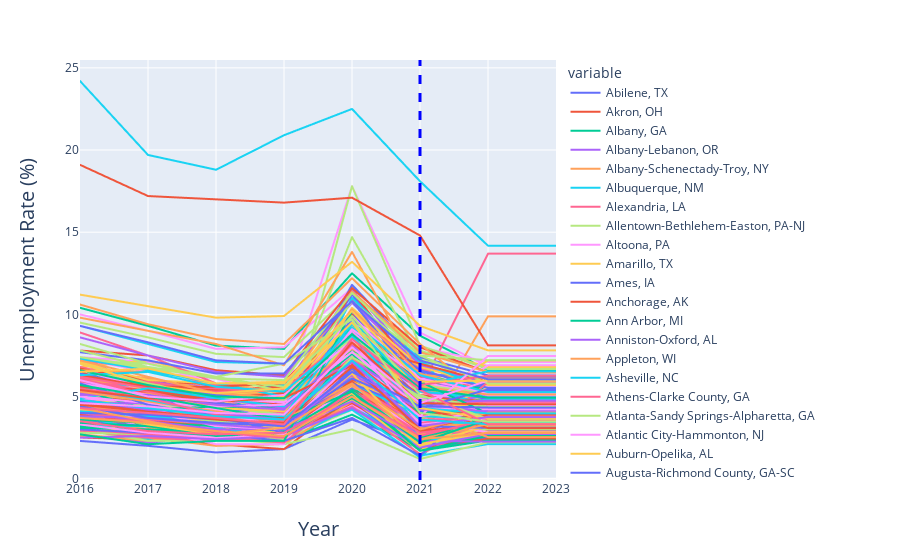

The cell this chart's notebook holds for it:
### Code cell
forecast = [df_Unemployment, resultUE["2022"],resultUE["2023"],]
forecast_UE = pd.concat(forecast, axis=1, join='inner')

forecastUE = plotUE(forecast_UE)
forecastUE.add_vline(x=5, line_width=3, line_dash="dash", line_color="blue")
forecastUE.show()

print('Output Metrics')
print('-----------------------------------------')
print('Mean Absolute Error:', metrics.mean_absolute_error(dependentTest, prediction))
print('Mean Squared Error:', metrics.mean_squared_error(dependentTest, prediction))
print('Root Mean Squared Error:', np.sqrt(metrics.mean_squared_error(dependentTest, prediction)))
print('Explained Variance Score:', metrics.explained_variance_score(dependentTest, prediction))
